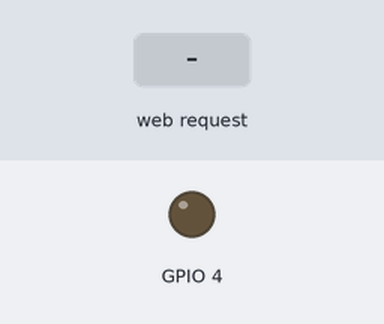
The sketch below on a simulated ESP8266 (NodeMCU). Parts: output pins drawn as LEDs (lit = HIGH). Inputs (shaded band) come from the test bench. What the sketch prints to the serial monitor is not drawn.

Above: at 2.2 s.
2.3 s: HTTP request GET / received
At 3.2 s:
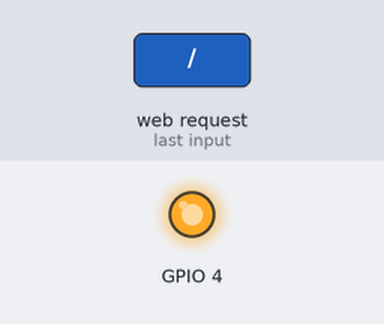
Timing chart, 0 to 5.3 s (numbered marks = the images above; inputs shaded):
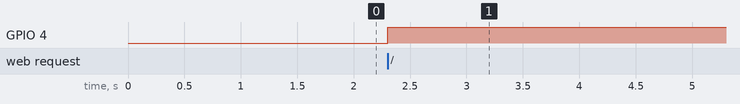

Measured:
- after the input at 2.3 s, GPIO 4: LOW → HIGH at once

The sketch:

alarm_access_point.ino
```cpp
/* Create a WiFi access point and provide a web server on it. */

#include <ESP8266WiFi.h>
#include <WiFiClient.h>
#include <ESP8266WebServer.h>

/* Set these to your desired credentials. */
const char *ssid = "espalarm";
const char *password = "hackme";

ESP8266WebServer server(80);

/* Just a little test message.  Go to http://192.168.4.1 in a web browser
 * connected to this access point to see it.
 */
void handleRoot() { // this is the function when a client is conncted
	server.send(200, "text/html", "<h1>You are connected</h1>"); // message for the browser
  digitalWrite(4, HIGH); // turn on buzzer
  delay(60000); // wait 60 seconds
  digitalWrite(4, LOW);
  delay(20000);
  digitalWrite(4, HIGH); // turn on buzzer again for a minute
  delay(60000);
  digitalWrite(4, LOW);
}

void setup() {
	delay(1000);
  pinMode(4, OUTPUT);
	Serial.begin(115200);
	Serial.println();
	Serial.print("Configuring access point...");
	/* You can remove the password parameter if you want the AP to be open. */
	WiFi.softAP(ssid, password);

	IPAddress myIP = WiFi.softAPIP();
	Serial.print("AP IP address: ");
	Serial.println(myIP);
	server.on("/", handleRoot);
	server.begin();
	Serial.println("HTTP server started");
}

void loop() {
	server.handleClient();
}
```
